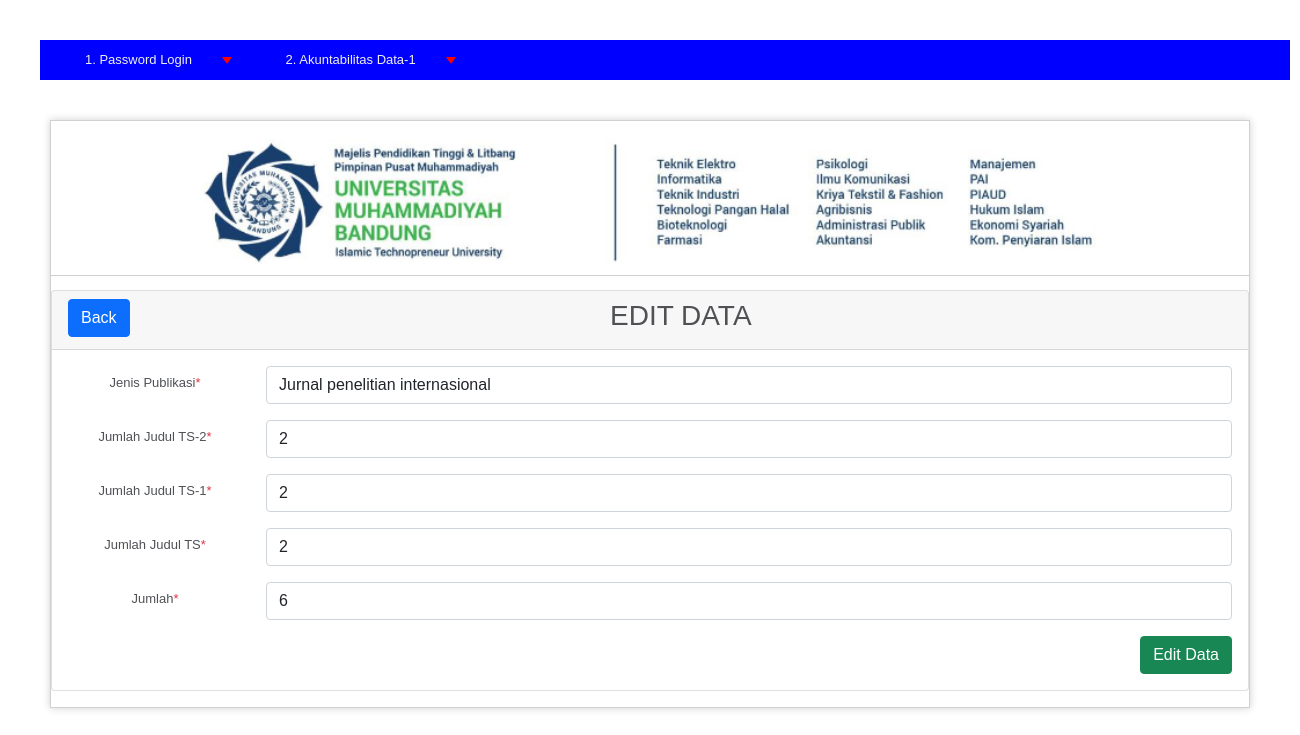
Screenshot of /index.php/C03_tb_3b42/edit/2 with the database file from the repository.
### application/controllers/C03_tb_3b42.php (called while the page is built, shortened)
<?php
class C03_tb_3b42 extends CI_Controller
{
    public function __construct()
    {
        $this->load->model("M03_tb_3b42");
        $this->load->library('form_validation');
    }
    public function edit($id = null)
    {
        $M03_tb_3b42 = $this->M03_tb_3b42;
        $data["tb_3b42"] = $M03_tb_3b42->getById($id);
        $this->load->view("V03_tb-3b2_3b42/V03_tb_3b42_edit", $data);
    }
}

### index.php (called while the page is built, shortened)
<?php
require_once BASEPATH.'core/CodeIgniter.php';

### application/models/M03_tb_3b42.php (called while the page is built, shortened)
<?php defined('BASEPATH') OR exit('No direct script access allowed');
class M03_tb_3b42 extends CI_Model
{
    private $_table = "tb-3b4-2";
    public function getById($id)
    {
        return $this->db->get_where($this->_table, ["id" => $id])->row();
    }
}

### application/views/V03_tb-3b2_3b42/V03_tb_3b42_edit.php (the view, shortened to what this page needs)
<!doctype html>
<html lang="en">
  <head>
    <link href="https://cdn.jsdelivr.net/npm/bootstrap@5.1.3/dist/css/bootstrap.min.css" rel="stylesheet">
    <link href="https://cdnjs.cloudflare.com/ajax/libs/twitter-bootstrap/5.0.1/css/bootstrap.min.css" rel="stylesheet">
    <link href="https://cdn.datatables.net/1.11.4/css/dataTables.bootstrap5.min.css" rel="stylesheet">
    <link href="https://cdn.datatables.net/buttons/2.2.2/css/buttons.dataTables.min.css" rel="stylesheet">
  </head>
  <body>
    <div class="card mb-3">
        <div class="card-header">
            <a href="<?php echo site_url('/C03_tb_3b42/index') ?>" class="btn btn-primary float-start">Back</a> <h3>EDIT DATA</h3>
        </div>
        <div class="card-body">
            <form action="" method="post" enctype="multipart/form-data" >
                <div class="mb-3 row">
                    <label for="txt_jenis_publikasi" class="col-sm-2 col-form-label">Jenis Publikasi<span class="text-danger">*</span></label>
                    <div class="col-sm-10">
                        <select name="txt_jenis_publikasi" class="form-control <?php echo form_error('txt_jenis_publikasi') ? 'is-invalid':'' ?>" aria-label="Default select example">
                            <option value="3" <?= $tb_3b42->jenis_publikasi == '3' ? 'selected' : '' ?> >Jurnal penelitian internasional</option>
                        </select>
                    </div>
                </div>
                <div class="mb-3 row">
                    <label for="txt_jml_judul_TS_2" class="col-sm-2 col-form-label">Jumlah Judul TS-2<span class="text-danger">*</span></label>
                    <div class="col-sm-10">
                        <input class="form-control <?php echo form_error('txt_jml_judul_TS_2') ? 'is-invalid':'' ?>"
                                type="text" name="txt_jml_judul_TS_2"
                                placeholder="Jumlah Judul txt_jml_judul_TS_2 TS-2"
                                value="<?= $tb_3b42->jml_judul_TS_2?>" />
                    </div>
                </div>
                <div class="mb-3 row">
                    <label for="txt_jml_judul_TS_1" class="col-sm-2 col-form-label">Jumlah Judul TS-1<span class="text-danger">*</span></label>
                    <div class="col-sm-10">
                        <input class="form-control <?php echo form_error('txt_jml_judul_TS_1') ? 'is-invalid':'' ?>"
                                type="text" name="txt_jml_judul_TS_1"
                                placeholder="Jumlah Judul TS-1"
                                value="<?= $tb_3b42->jml_judul_TS_1?>" />
                    </div>
                </div>
                <div class="mb-3 row">
                    <label for="txt_jml_judul_TS" class="col-sm-2 col-form-label">Jumlah Judul TS<span class="text-danger">*</span></label>
                    <div class="col-sm-10">
                        <input class="form-control <?php echo form_error('txt_jml_judul_TS') ? 'is-invalid':'' ?>"
                                type="text" name="txt_jml_judul_TS"
                                placeholder="Jumlah Judul TS"
                                value="<?= $tb_3b42->jml_judul_TS?>" />
                    </div>
                </div>
                <div class="mb-3 row">
                    <label for="txt_jumlah" class="col-sm-2 col-form-label">Jumlah<span class="text-danger">*</span></label>
                    <div class="col-sm-10">
                        <input class="form-control <?php echo form_error('txt_jumlah') ? 'is-invalid':'' ?>"
                                type="text"
                                name="txt_jumlah"
                                placeholder="Jumlah"
                                value="<?= $tb_3b42->jumlah ?>" />
                    </div>
                </div>
                <input class="btn btn-success float-end" type="submit" name="btn" value="Edit Data" />
            </form>
        </div>
    </div>
  </body>
</html>

### css/background_01.css (style rules this page uses)
body { background-color: #fff; margin: 40px; font: 13px/20px normal Helvetica, Arial, sans-serif; color: #4F5155; }

### rows the page displays
tb-3b4-2: txt_jenis_publikasi "Jurnal penelitian internasional", txt_jml_judul_TS_2 "2", txt_jml_judul_TS_1 "2", txt_jml_judul_TS "2", txt_jumlah "6"
